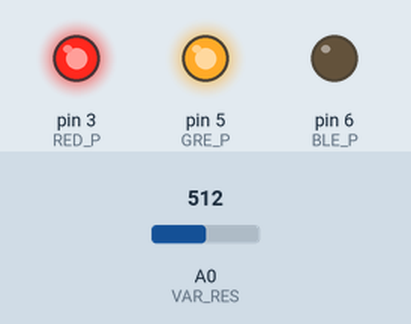
Simulated run of this sketch. Board: Arduino Uno, built with avr-gcc and run on an emulated ATmega328P. Parts: output pins drawn as LEDs (lit = HIGH). The test bench sets the inputs (shaded band); at power-on: A0 (VAR_RES) = 512.

Above: at 1.2 s.
1.3 s: A0 (VAR_RES) set to 498
At 1.6 s:
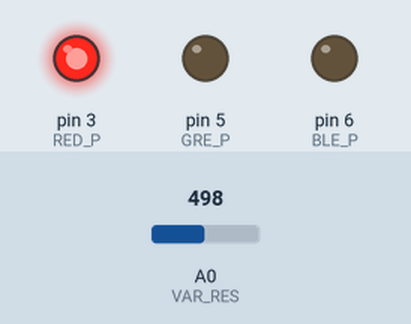
2.8 s: A0 (VAR_RES) set to 272
4.3 s: A0 (VAR_RES) set to 247
At 5.5 s:
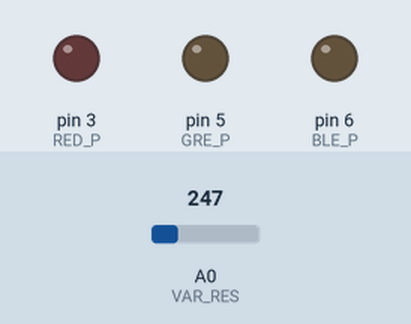
5.8 s: A0 (VAR_RES) set to 900
At 6.9 s:
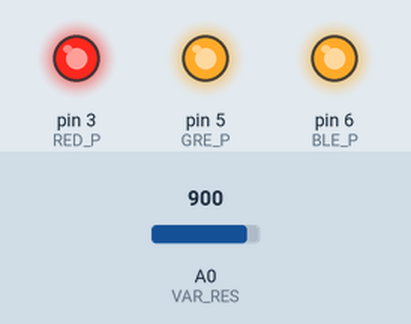
7.3 s: A0 (VAR_RES) set to 777
8.8 s: A0 (VAR_RES) set to 756
At 9.6 s:
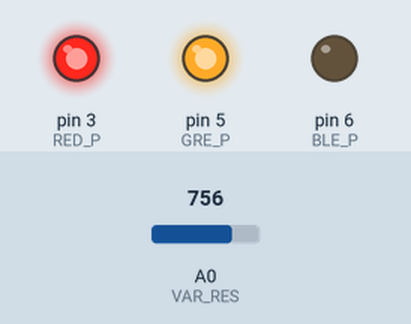
Timing chart, 0 to 11.3 s (numbered marks = the images above; inputs shaded):
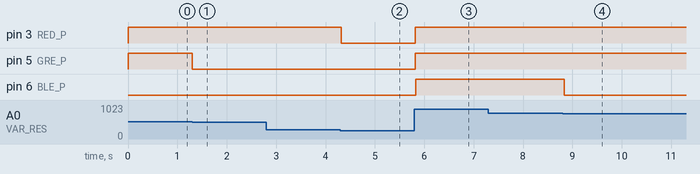

Measured:
- the behaviour switches between 512 and 511 on A0 (VAR_RES) (found by bisection; images 0 and 1)
- the behaviour switches between 256 and 255 on A0 (VAR_RES) (found by bisection; images 1 and 2)
- the behaviour switches between 768 and 767 on A0 (VAR_RES) (found by bisection; images 3 and 4)
- after the input at 1.3 s, pin 5 (GRE_P): HIGH → LOW at once
- after the input at 2.8 s, every drawn part: stays the same
- after the input at 4.3 s, pin 3 (RED_P): HIGH → LOW at once
- after the input at 5.8 s, pin 3 (RED_P), pin 5 (GRE_P), pin 6 (BLE_P): LOW → HIGH at once
- after the input at 7.3 s, every drawn part: stays the same
- after the input at 8.8 s, pin 6 (BLE_P): HIGH → LOW at once

The sketch:

t04.ino
```cpp
#define VAR_RES A0
#define RED_P 3
#define GRE_P 5
#define BLE_P 6
const int led[3]={3,5,6};


void setup(){
  Serial.begin(9600);
  pinMode(VAR_RES,INPUT);
  pinMode(RED_P,OUTPUT);
  pinMode(GRE_P,OUTPUT);
  pinMode(BLE_P,OUTPUT);
  //analogWrite(RED_P,46);
  //analogWrite(GRE_P,93);
  //analogWrite(BLE_P,154);
}

void loop(){
  int val=analogRead(VAR_RES);
  int cout=map(val,0,1024,0,4);
  cout=constrain(cout,0,4);
  for(int i=0;i<4;i++){
    if(i<cout){
      digitalWrite(led[i],HIGH);
    }
    else{
      digitalWrite(led[i],LOW);
    }
  }
  delay(50);
}
```
